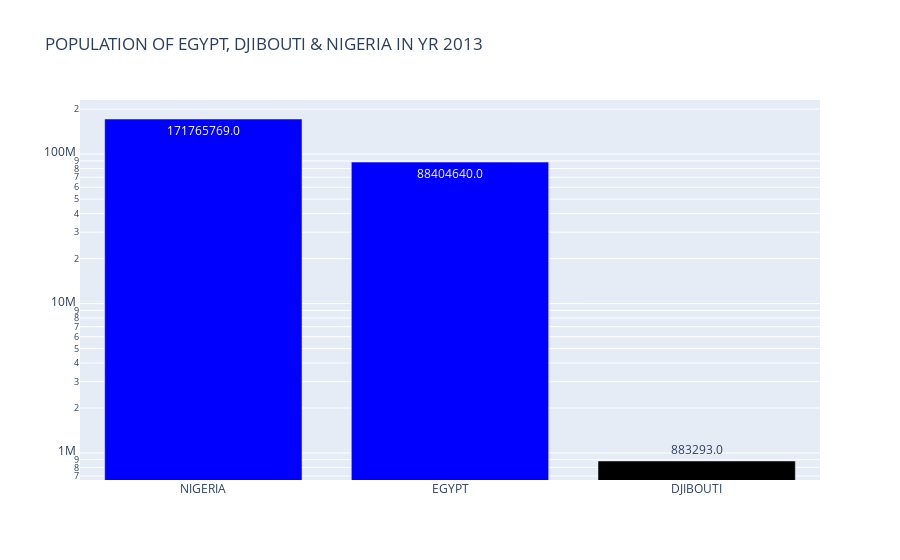

This figure's notebook cell:
### Code cell
colors = ['blue',] * 2
#colors[1]="red"
x=['NIGERIA','EGYPT', "DJIBOUTI"]
y= [N_pop_2013, E_pop_2013, DJ_pop_2013]

fig = go.Figure(data=[go.Bar(x=x,
                        y=y,
                        marker_color=colors,
                        text=y,
                        textposition="auto",
                        
                            textsrc="")
                        ])
fig.update_layout(
    title_text='POPULATION OF EGYPT, DJIBOUTI & NIGERIA IN YR 2013',
    yaxis_type="log")
fig.show()

### Figure 1 — Plotly figure (JSON) as saved in the notebook; plotly's stock layout.template omitted (floating-point values rounded to 4 significant figures)
{"data": [{"marker": {"color": ["blue", "blue"]}, "text": ["171765769.0", "88404640.0", "883293.0"], "textposition": "auto", "textsrc": "", "type": "bar", "x": ["NIGERIA", "EGYPT", "DJIBOUTI"], "y": [171765769, 88404640, 883293]}], "layout": {"title": {"text": "POPULATION OF EGYPT, DJIBOUTI & NIGERIA IN YR 2013"}, "yaxis": {"type": "log"}}}
